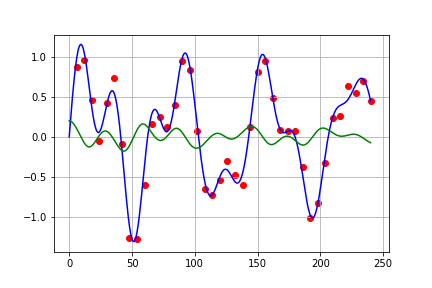

Python code for this plot:
#!/usr/bin/env python

## Model for a pendulum oscillator
##  
##  by S. Nakano (Jul. 2020)

import numpy as np
import numpy.random as ran

Ndim = 2
Nobs = 1
dt = 0.2
Tmax = 240
Kmax = int(Tmax / dt)
Tobs = 6
Kobs_intvl = int(Tobs / dt)

Tperiod = 30.0
Tforce = 70.0
gamma = 0.01
forcing = 0.03


class Pendulum_state:
  def __init__(self):
    self.x = np.zeros(( Ndim ))


class Pendulum_model:
  def __init__(self):
    self.a = (2.0*np.pi / Tperiod)**2
    self.omf = 2.0*np.pi / Tforce


  def Euler(self, xst, t):
    g0 = np.zeros((Ndim))

    g0[0] = xst.x[1]
    g0[1] = - self.a*np.sin(xst.x[0]) - gamma*xst.x[1] + forcing*np.sin(self.omf*t)*np.cos(xst.x[0])

    xst.x[:] += dt * g0


  def modifiedEuler(self, xst, t):
    g0 = np.zeros((Ndim))
    g1 = np.zeros((Ndim))

    g0[0] = xst.x[1]
    g0[1] = - self.a*np.sin(xst.x[0]) - gamma*xst.x[1] + forcing*np.sin(self.omf*t)*np.cos(xst.x[0])

    xt = xst.x[:] + dt * g0 / 2
    tt = t + dt / 2

    g1[0] = xt[1]
    g1[1] = - self.a*np.sin(xt[0]) - gamma*xt[1] + forcing*np.sin(self.omf*tt)*np.cos(xt[0])

    xst.x[:] += dt * g1



class Pendulum_observation:
  def __init__(self, rsig):
    self.rsigma = rsig
    self.Rmat = rsig*rsig*np.eye( Nobs )
    self.Hmat = np.zeros((Nobs, Ndim))
    for i in range(Nobs):
      self.Hmat[i,i] = 1.0

  def hobs(self, xst):
    yob = self.Hmat.dot(xst.x[:])
    return yob

  def obs_perturbation(self):
    return self.rsigma*ran.randn(Nobs)



if __name__ == '__main__':
  import matplotlib.pylab as plt
  import csv

## State vector
  xstate = Pendulum_state( )


## Pendulum model
  xsys = Pendulum_model( )

## For synthetic observation
  robs = 0.1
  obsm = Pendulum_observation( robs )

  xstate.x[0] = 0.0
  xstate.x[1] = 0.2

  truefile = open( "true.dat", 'w' )
  obsfile = open( "obs.dat", 'w' )
  truefile.write("{0:6.1f}{1:12.6f}{2:12.6f}\n".format(0, xstate.x[0], xstate.x[1]))

## Main loop
  for k in range(1,Kmax+1):
    xsys.modifiedEuler( xstate, k*dt )
    #xsys.Euler( xstate, k*dt )

    if k % Kobs_intvl == 0:
      yobs = obsm.hobs( xstate ) + obsm.obs_perturbation()
      obsfile.write( "{0:6.1f} ".format(k*dt) )
      for i in range(Nobs-1):
        obsfile.write( "{0:15.6f} ".format(yobs[i]) )
      obsfile.write( "{0:15.6f}\n".format(yobs[Nobs-1]) )

    truefile.write("{0:6.1f}{1:12.6f}{2:12.6f}\n".format(k*dt, xstate.x[0], xstate.x[1]))

  truefile.close()
  obsfile.close()



## Plot
  xarr = np.loadtxt("true.dat")
  yarr = np.loadtxt("obs.dat")
  plt.plot( xarr[:,0], xarr[:,1], color='b' )
  plt.plot( xarr[:,0], xarr[:,2], color='g' )
  plt.scatter( yarr[:,0], yarr[:,1], color='r' )
  plt.grid()
  plt.savefig("pendulum.png")
  plt.close()
